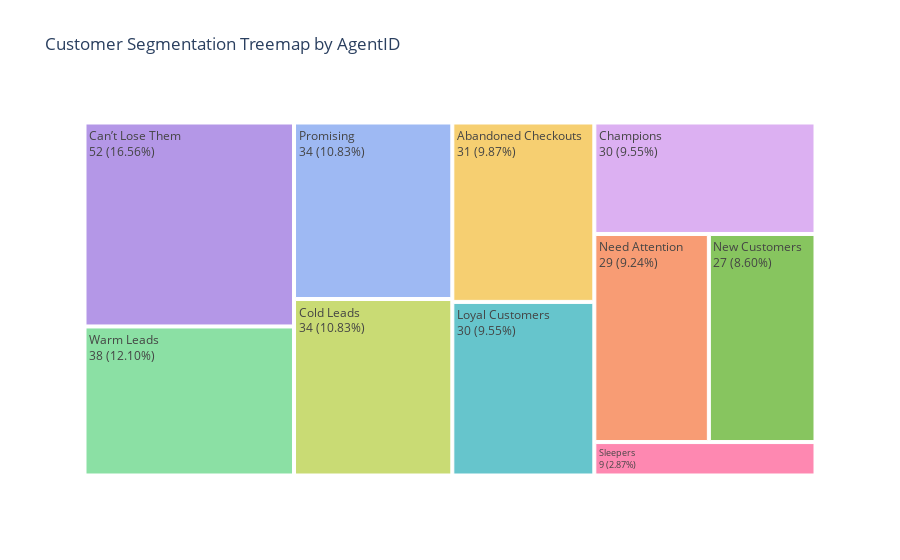

Write notebook code for a chart like this one.
### Code cell
import plotly.express as px

# Hitung jumlah dan persentase dari setiap segmen pelanggan
segment_counts = rfm_df['Customer_Segment'].value_counts().reset_index()
segment_counts.columns = ['Segment', 'Count']
segment_counts['Percentage'] = (segment_counts['Count'] / segment_counts['Count'].sum()) * 100

# Buat Treemap
fig = px.treemap(segment_counts, 
                 path=['Segment'], 
                 values='Count', 
                 color='Segment', 
                 color_discrete_sequence=px.colors.qualitative.Pastel, 
                 title="Customer Segmentation Treemap by AgentID")

# Tambahkan informasi persentase pada label
fig.data[0].texttemplate = "%{label}<br>%{value} (%{percentParent:.2%})"

# Tampilkan plot
fig.show()

### Figure 1 — Plotly figure (JSON) as saved in the notebook; plotly's stock layout.template omitted (floating-point values rounded to 4 significant figures)
{"data": [{"branchvalues": "total", "customdata": [["Loyal Customers"], ["Abandoned Checkouts"], ["Need Attention"], ["Champions"], ["New Customers"], ["Promising"], ["Sleepers"], ["Cold Leads"], ["Warm Leads"], ["Can’t Lose Them"]], "domain": {"x": [0, 1], "y": [0, 1]}, "hovertemplate": "labels=%{label}<br>Count=%{value}<br>parent=%{parent}<br>id=%{id}<br>Segment=%{customdata[0]}<extra></extra>", "ids": ["Loyal Customers", "Abandoned Checkouts", "Need Attention", "Champions", "New Customers", "Promising", "Sleepers", "Cold Leads", "Warm Leads", "Can’t Lose Them"], "labels": ["Loyal Customers", "Abandoned Checkouts", "Need Attention", "Champions", "New Customers", "Promising", "Sleepers", "Cold Leads", "Warm Leads", "Can’t Lose Them"], "marker": {"colors": ["rgb(102, 197, 204)", "rgb(246, 207, 113)", "rgb(248, 156, 116)", "rgb(220, 176, 242)", "rgb(135, 197, 95)", "rgb(158, 185, 243)", "rgb(254, 136, 177)", "rgb(201, 219, 116)", "rgb(139, 224, 164)", "rgb(180, 151, 231)"]}, "name": "", "parents": ["", "", "", "", "", "", "", "", "", ""], "texttemplate": "%{label}<br>%{value} (%{percentParent:.2%})", "type": "treemap", "values": [30, 31, 29, 30, 27, 34, 9, 34, 38, 52]}], "layout": {"legend": {"tracegroupgap": 0}, "title": {"text": "Customer Segmentation Treemap by AgentID"}, "treemapcolorway": ["rgb(102, 197, 204)", "rgb(246, 207, 113)", "rgb(248, 156, 116)", "rgb(220, 176, 242)", "rgb(135, 197, 95)", "rgb(158, 185, 243)", "rgb(254, 136, 177)", "rgb(201, 219, 116)", "rgb(139, 224, 164)", "rgb(180, 151, 231)", "rgb(179, 179, 179)"]}}
